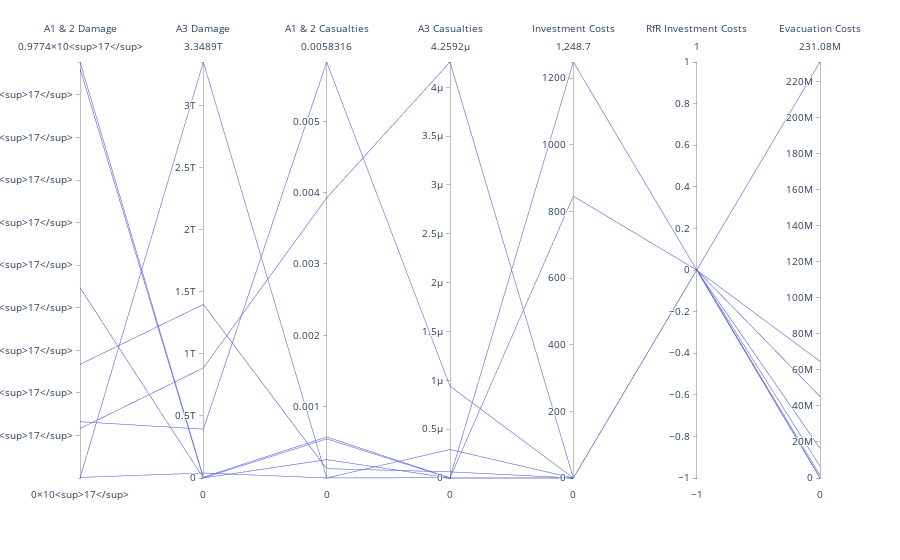

Notebook cell for this chart:
### Code cell
fig = px.parallel_coordinates(scores, labels= {"A1_2 Aggr Expected Annual Damage" : "A1 & 2 Damage", "A3 Expected Annual Damage" : "A3 Damage", "A1_2 Aggr Expected Number of Deaths" : "A1 & 2 Casualties", "A3 Aggr Expected Number of Deaths" : "A3 Casualties", "A1_5 Dike Investment Costs" : "Investment Costs", "Room for River Investment Costs" : "RfR Investment Costs"})
fig.show()

### Figure 1 — Plotly figure (JSON) as saved in the notebook; plotly's stock layout.template omitted (floating-point values rounded to 4 significant figures)
{"data": [{"dimensions": [{"label": "A1 & 2 Damage", "values": [44726364205634360, 136500000000000.0, 11619593213238994, 97744566316025620, 26702408759259700, 390000000000.0, 13234091995588456, 96213109490827470]}, {"label": "A3 Damage", "values": [0, 40360000000.0, 885900000000.0, 6467000000.0, 1397000000000.0, 3349000000000.0, 393200000000.0, 83570000.0]}, {"label": "A1 & 2 Casualties", "values": [0.0002573, 8.806e-07, 0.003927, 0.0005754, 0.000131, 9.876e-09, 0.005832, 0.0005484]}, {"label": "A3 Casualties", "values": [0, 2.888e-09, 4.259e-06, 6.898e-10, 6.288e-08, 2.92e-07, 9.392e-07, 8.324e-12]}, {"label": "Investment Costs", "values": [0, 1249.0, 0, 846.0, 0, 0, 0, 0]}, {"label": "RfR Investment Costs", "values": [0, 0, 0, 0, 0, 0, 0, 0]}, {"label": "Evacuation Costs", "values": [45250000.0, 6459000.0, 0, 16430000.0, 64810000.0, 1465000.0, 0, 231100000.0]}], "domain": {"x": [0, 1], "y": [0, 1]}, "name": "", "type": "parcoords"}], "layout": {"legend": {"tracegroupgap": 0}, "margin": {"t": 60}}}
